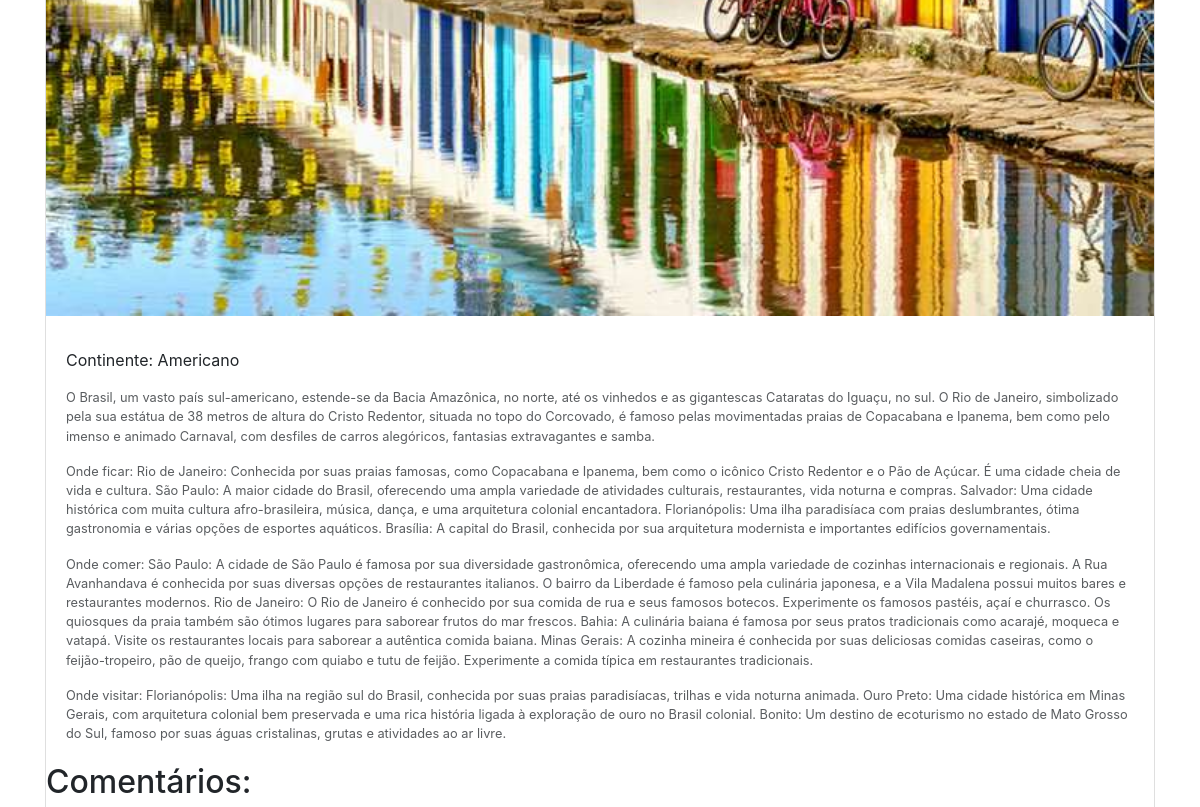
Page /america/Continente/detalhe/brasil/ (middle part) on the earlier database version.
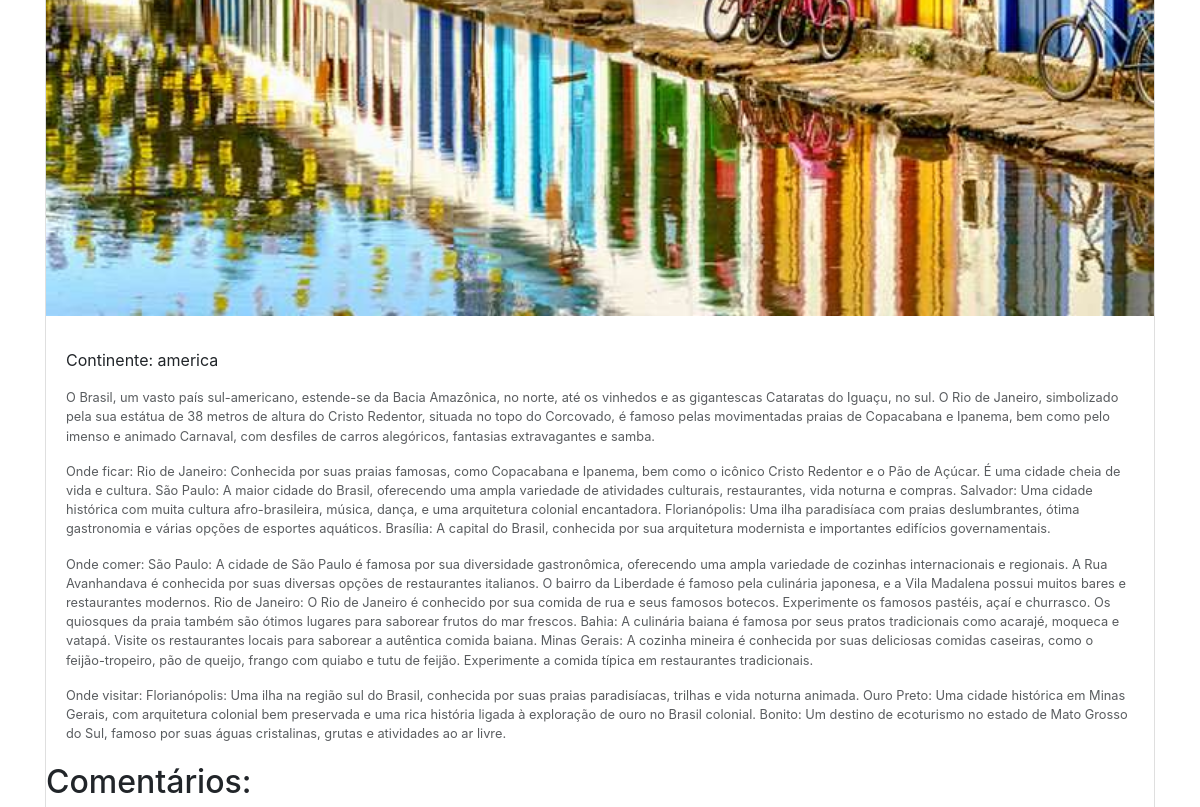
Same page on the later database version.
### america/models.py (models this page shows, shortened)
class model_america(models.Model):
    Continente = models.CharField(max_length=100)
    País = models.CharField(max_length=100)
    Descricao = models.CharField(max_length=3000)
    OndeFicar = models.CharField(max_length=1800)
    OndeComer = models.CharField(max_length=1800)
    OndeVisitar = models.CharField(max_length=1800)
    foto = models.ImageField(upload_to='img/%Y/%m/%d/')
    ta_publicado = models.BooleanField(default=False)
    link = models.CharField(max_length=60)

### america/views.py (the view, shortened to what this page needs)
# urls.py: path('Continente/detalhe/<str:link_url>/',views.v_detalhe, name='detalhe'),
def v_detalhe(request, link_url):
    detalhe = get_object_or_404(model_america, link=link_url)
    comentarios = Comentario.objects.filter(eh_publicada=True, link_url=link_url)
    formulario = ComentarioForms(initial={'link_url': link_url})
    return render(request, 'America/paginas/detalhe.html', context={'detalhe': detalhe, 'comentarios': comentarios, 'formulario': formulario})

### america/templates/america/paginas/detalhe.html (shortened to what this page needs)
{% extends 'global/paginas/pais_detalhe.html' %}
{% block comentario %}
<section>
  <h2 class="m2">Comentários:</h2>
  {% for comentario in comentarios %}
  <br>
  {% empty %}
      <p>Nenhum comentário encontrado.</p>
  {% endfor %}
</section>
{% endblock %}

### meus_templates/global/paginas/pais_detalhe.html (shortened to what this page needs)
{% include 'global/parciais/header.html' %}
{% load static %}
<link rel="stylesheet" href="https://stackpath.bootstrapcdn.com/bootstrap/4.1.3/css/bootstrap.min.css">
{%if detalhe %}
<div class="container" style="border: 0;">
<div class="card mb-3">
    <img src="{{ detalhe.foto.url }}" class="card-img-top" alt="...">
    <div class="card-body">
      <p class="card-text">Continente: {{detalhe.Continente}}</p>
      <p class="card-text"><small class="text-body-secondary">{{detalhe.Descricao}}</small></p>
      <p class="card-text"><small class="text-body-secondary">Onde ficar: {{detalhe.OndeFicar}}</small></p>
      <p class="card-text"><small class="text-body-secondary">Onde comer: {{detalhe.OndeComer}}</small></p>
      <p class="card-text"><small class="text-body-secondary">Onde visitar: {{detalhe.OndeVisitar}}</small></p>
    </div>
{% endif %}
{% block comentario %}
{% endblock %}
</div>
</div>

Differences in the rows shown:
changed model_america: Continente "Americano" → "america"
